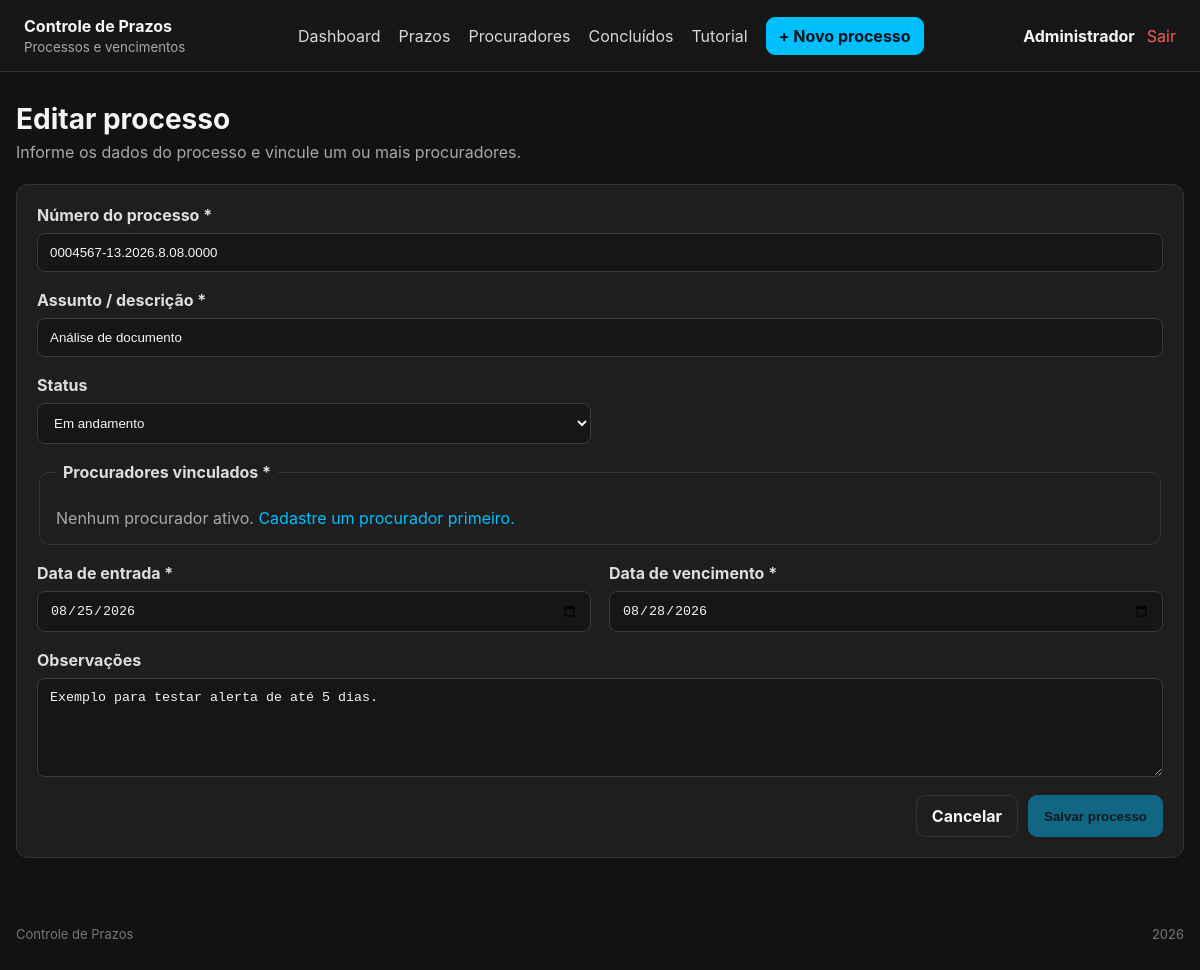
/prazo_form.php?id=2 (signed in), run on the app's committed database.
### tables this page shows
CREATE TABLE IF NOT EXISTS prazos (
    id INT UNSIGNED AUTO_INCREMENT PRIMARY KEY,
    numero_processo VARCHAR(100) NOT NULL,
    assunto VARCHAR(255) NOT NULL,
    responsavel_id INT UNSIGNED NULL,
    data_entrada DATE NOT NULL,
    data_vencimento DATE NOT NULL,
    status ENUM('Novo','Em andamento','Concluído','Retorno') NOT NULL DEFAULT 'Novo',
    observacoes TEXT NULL,
    criado_por INT UNSIGNED NULL,
    criado_em TIMESTAMP NOT NULL DEFAULT CURRENT_TIMESTAMP,
    atualizado_em TIMESTAMP NOT NULL DEFAULT CURRENT_TIMESTAMP ON UPDATE CURRENT_TIMESTAMP,
    INDEX idx_prazos_vencimento (data_vencimento),
    INDEX idx_prazos_status (status),
    INDEX idx_prazos_numero (numero_processo),
    CONSTRAINT fk_prazos_responsavel FOREIGN KEY (responsavel_id) REFERENCES usuarios(id) ON DELETE SET NULL,
    CONSTRAINT fk_prazos_criado_por FOREIGN KEY (criado_por) REFERENCES usuarios(id) ON DELETE SET NULL
);

### includes/helpers.php (called while the page is built, shortened)
<?php
function e(?string $valor): string
{
    return htmlspecialchars((string)$valor, ENT_QUOTES, 'UTF-8');
}

### prazo_form.php (the view, shortened to what this page needs)
<?php
require_once __DIR__ . '/includes/helpers.php';
$conn = db();
$id = isset($_GET['id']) ? (int)$_GET['id'] : 0;
$procuradores = $conn->query("SELECT id, nome, oab FROM procuradores WHERE ativo = 1 ORDER BY nome")->fetch_all(MYSQLI_ASSOC);
$dados = [
    'id' => 0,
    'numero_processo' => '',
    'assunto' => '',
    'data_entrada' => date('Y-m-d'),
    'data_vencimento' => '',
    'status' => 'Novo',
    'observacoes' => '',
];
if ($id > 0) {
    $stmt = $conn->prepare("SELECT * FROM prazos WHERE id = ?");
    $stmt->bind_param('i', $id);
    $stmt->execute();
    $registro = $stmt->get_result()->fetch_assoc();
    $dados = $registro;
}
require __DIR__ . '/includes/header.php';
?>
<section class="page-head">
    <div>
        <h1><?= $id ? 'Editar processo' : 'Novo processo' ?></h1>
        <p>Informe os dados do processo e vincule um ou mais procuradores.</p>
    </div>
</section>
<section class="panel form-panel">
    <form method="post" action="prazo_salvar.php" class="form-grid">
        <label class="col-2">
            Número do processo *
            <input type="text" name="numero_processo" required value="<?= e($dados['numero_processo']) ?>" placeholder="Ex.: 0001234-25.2026.8.08.0000">
        </label>
        <label class="col-2">
            Assunto / descrição *
            <input type="text" name="assunto" required value="<?= e($dados['assunto']) ?>" placeholder="Ex.: Prazo para manifestação">
        </label>
        <label>
            Status
            <select name="status">
                <?php foreach (['Novo', 'Em andamento', 'Concluído', 'Retorno'] as $status): ?>
                    <option value="<?= e($status) ?>" <?= $dados['status'] === $status ? 'selected' : '' ?>><?= e($status) ?></option>
                <?php endforeach; ?>
            </select>
        </label>
        <fieldset class="procuradores-field col-2">
            <legend>Procuradores vinculados *</legend>
            <?php if (!$procuradores): ?>
                <p class="field-help">Nenhum procurador ativo. <a href="procurador_form.php">Cadastre um procurador primeiro.</a></p>
            <?php endif; ?>
        </fieldset>
        <label>
            Data de entrada *
            <input type="date" name="data_entrada" required value="<?= e($dados['data_entrada']) ?>">
        </label>
        <label>
            Data de vencimento *
            <input type="date" name="data_vencimento" required value="<?= e($dados['data_vencimento']) ?>">
        </label>
        <label class="col-2">
            Observações
            <textarea name="observacoes" rows="5" placeholder="Informações adicionais sobre o prazo"><?= e($dados['observacoes']) ?></textarea>
        </label>
        <div class="form-actions col-2">
            <a href="prazos.php" class="btn btn-ghost">Cancelar</a>
            <button type="submit" class="btn btn-primary" <?= !$procuradores ? 'disabled' : '' ?>>Salvar processo</button>
        </div>
    </form>
</section>
<?php require __DIR__ . '/includes/footer.php'; ?>

### assets/css/style.css (style rules this page uses)
:root { --bg: #121212; --surface: #1e1e1e; --surface-2: #252525; --border: #333; --text: #f5f5f5; --muted: #a8a8a8; --accent: #00bfff; --danger: #ff5d5d; --warning: #ffc857; --success: #63d471; --orange: #ff9f43; }
* { box-sizing: border-box; }
body { margin: 0; font-family: Inter, system-ui, -apple-system, BlinkMacSystemFont, "Segoe UI", sans-serif; background: var(--bg); color: var(--text); }
a { color: inherit; text-decoration: none; }
.page-head { display: flex; align-items: center; justify-content: space-between; gap: 20px; margin-bottom: 22px; }
.page-head h1 { margin: 0 0 6px; font-size: 28px; }
.page-head p { margin: 0; color: var(--muted); }
.btn { border: 1px solid var(--border); background: var(--surface-2); color: var(--text); border-radius: 9px; padding: 10px 15px; cursor: pointer; font-weight: 700; }
.btn-primary { background: var(--accent); border-color: var(--accent); color: #00131a; }
.btn-ghost { background: transparent; }
.panel { background: var(--surface); border: 1px solid var(--border); border-radius: 12px; overflow: hidden; }
input, select, textarea { width: 100%; border: 1px solid #3b3b3b; background: #161616; color: var(--text); border-radius: 8px; padding: 11px 12px; outline: none; }
textarea { resize: vertical; }
.form-panel { padding: 20px; }
.form-grid { display: grid; grid-template-columns: repeat(2, minmax(0, 1fr)); gap: 18px; }
.form-grid label { display: grid; gap: 8px; font-weight: 700; color: #ddd; }
.col-2 { grid-column: span 2; }
.procuradores-field { border: 1px solid var(--border); border-radius: 10px; padding: 16px; }
.procuradores-field legend { padding: 0 7px; color: #ddd; font-weight: 700; }
.checkbox-card small, .field-help { color: var(--muted); font-weight: 400; }
.field-help { margin: 10px 0 0; }
.field-help a { color: var(--accent); }
button:disabled { opacity: .45; cursor: not-allowed; }
.form-actions { display: flex; justify-content: flex-end; gap: 10px; }

### data on the page
prazos: numero_processo "0004567-13.2026.8.08.0000", assunto "Análise de documento", data_entrada "08/25/2026", data_vencimento "08/28/2026", observacoes "Exemplo para testar alerta de até 5 dias."

### other printed values
$usuario['nome'] "Administrador"
form field status "Em andamento"
